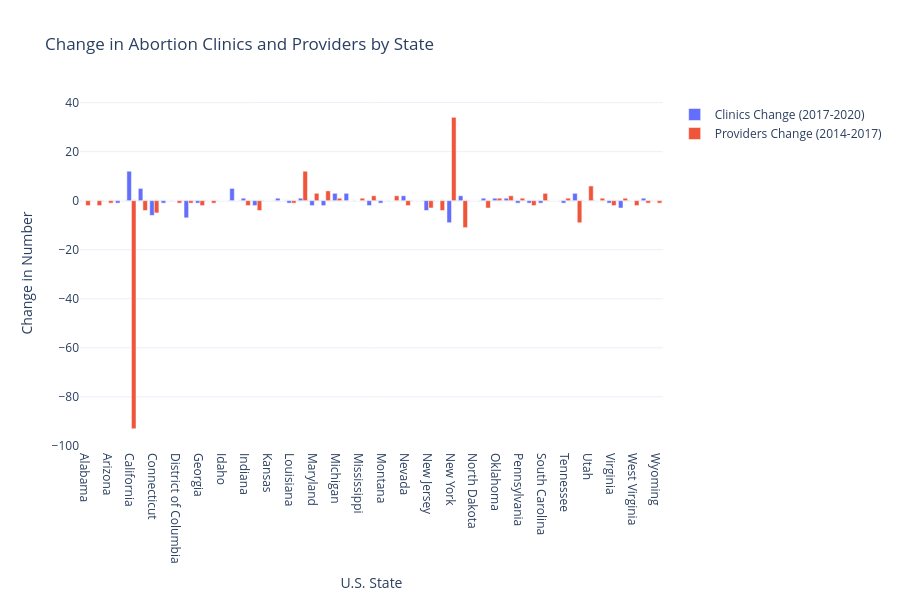

This figure's notebook cell:
### Markdown cell above
There was a positive percentage change in the number of abortion providers (2017-2020) particularly in Maine due to Governor Janet Mills signing a bill into law that allowed Medicaid to cover abortions.
- The bill requires the Department of Health and Human Services to provide coverage to MaineCare members for abortion services. 
- The bill states that abortion services covered by Medicaid would be funded by the state.


Governor Janet Mills also passed a bill in June 2019 called "An Act To Authorize Certain Health Care Professionals To Perform Abortions." (LD 1261)
-  Maine is set to allow nurse practitioners, physician assistants and certified nurse-midwives to perform abortions.

### Code cell
fig = go.Figure(data=[
    go.Bar(name='Clinics Change (2017-2020)', 
           x=df['U.S. State'], 
           y=df['Change in the no. of abortion clinics, 2017-2020']),
    
    go.Bar(name='Providers Change (2014-2017)', 
           x=df['U.S. State'], 
           y=df['Change in the no. of abortion providers, 2014-2017'])
])

fig.update_layout(
    title='Change in Abortion Clinics and Providers by State',
    xaxis_title='U.S. State',
    yaxis_title='Change in Number',
    barmode='group',
    template='plotly_white',
    height=600
)

fig.show()

### Figure 1 — Plotly figure (JSON) as saved in the notebook; plotly's stock layout.template omitted (floating-point values rounded to 4 significant figures)
{"data": [{"name": "Clinics Change (2017-2020)", "type": "bar", "x": ["Alabama", "Alaska", "Arizona", "Arkansas", "California", "Colorado", "Connecticut", "Delaware", "District of Columbia", "Florida", "Georgia", "Hawaii", "Idaho", "Illinois", "Indiana", "Iowa", "Kansas", "Kentucky", "Louisiana", "Maine", "Maryland", "Massachusetts", "Michigan", "Minnesota", "Mississippi", "Missouri", "Montana", "Nebraska", "Nevada", "New Hampshire", "New Jersey", "New Mexico", "New York", "North Carolina", "North Dakota", "Ohio", "Oklahoma", "Oregon", "Pennsylvania", "Rhode Island", "South Carolina", "South Dakota", "Tennessee", "Texas", "Utah", "Vermont", "Virginia", "Washington", "West Virginia", "Wisconsin", "Wyoming"], "y": [0, 0, 0, -1, 12, 5, -6, -1, 0, -7, -1, 0, 0, 5, 1, -2, 0, 1, -1, 1, -2, -2, 3, 3, 0, -2, -1, 0, 2, 0, -4, 0, -9, 2, 0, 1, 1, 1, -1, -1, -1, 0, -1, 3, 0, 0, -1, -3, 0, 1, 0]}, {"name": "Providers Change (2014-2017)", "type": "bar", "x": ["Alabama", "Alaska", "Arizona", "Arkansas", "California", "Colorado", "Connecticut", "Delaware", "District of Columbia", "Florida", "Georgia", "Hawaii", "Idaho", "Illinois", "Indiana", "Iowa", "Kansas", "Kentucky", "Louisiana", "Maine", "Maryland", "Massachusetts", "Michigan", "Minnesota", "Mississippi", "Missouri", "Montana", "Nebraska", "Nevada", "New Hampshire", "New Jersey", "New Mexico", "New York", "North Carolina", "North Dakota", "Ohio", "Oklahoma", "Oregon", "Pennsylvania", "Rhode Island", "South Carolina", "South Dakota", "Tennessee", "Texas", "Utah", "Vermont", "Virginia", "Washington", "West Virginia", "Wisconsin", "Wyoming"], "y": [-2, -2, -1, 0, -93, -4, -5, 0, -1, -1, -2, -1, 0, 0, -2, -4, 0, 0, -1, 12, 3, 4, 1, 0, 1, 2, 0, 2, -2, 0, -3, -4, 34, -11, 0, -3, 1, 2, 1, -2, 3, 0, 1, -9, 6, 1, -2, 1, -2, -1, -1]}], "layout": {"barmode": "group", "height": 600, "title": {"text": "Change in Abortion Clinics and Providers by State"}, "xaxis": {"title": {"text": "U.S. State"}}, "yaxis": {"title": {"text": "Change in Number"}}}}
